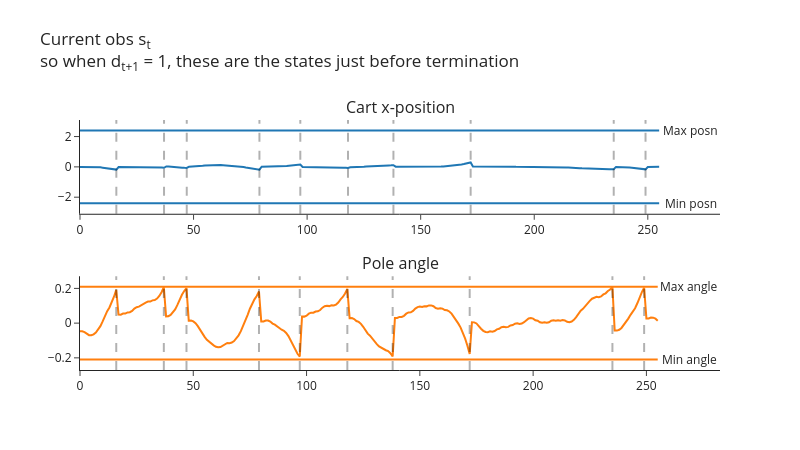
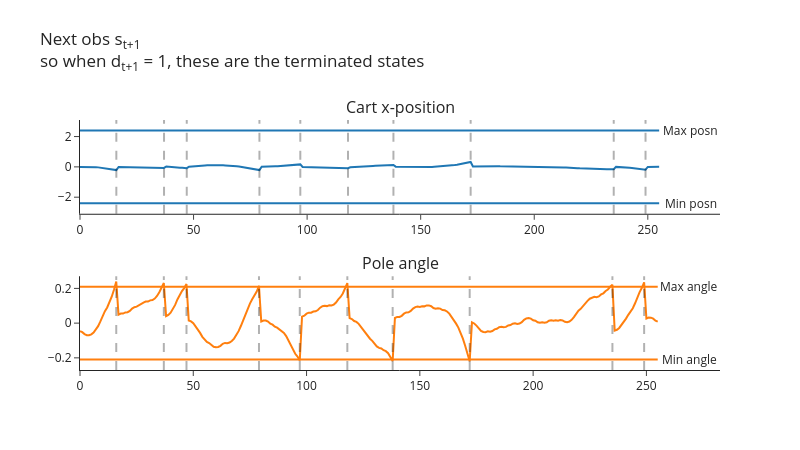
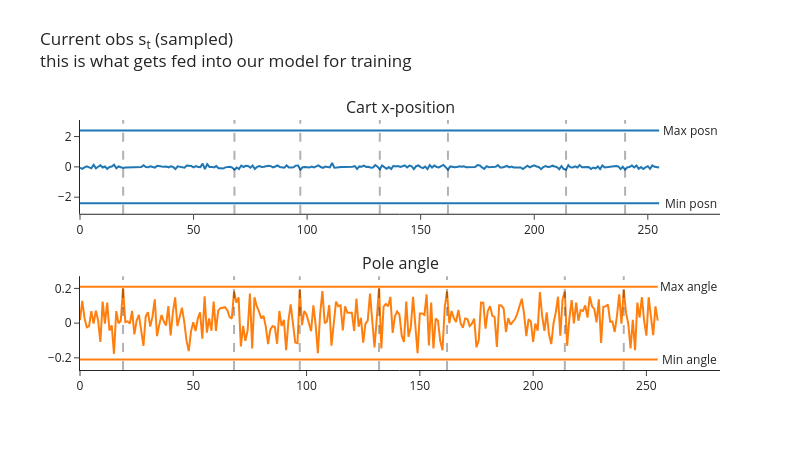

The notebook cell saved with these charts, in order:
### Markdown cell above
Next, you can run the following code to visualize your cart's position and angle, and see how these look in both the buffer and the buffer's random samples. Do the samples look correctly shuffled? Also, based on the [CartPole source code](https://github.com/Farama-Foundation/Gymnasium/blob/main/gymnasium/envs/classic_control/cartpole.py), do the angles & positions at which the cart terminates make sense? (Note, the min/max values in the table are different to the termination ranges, the latter can be found *below* the table in the docstring.)

Note that the code below uses our batched `CartPole` with `num_envs=1`, so every tensor it returns has a leading dummy batch dimension of size 1 (one row per environment).

<!-- Lastly, note how there's actually a slight epsiode mismatch between $s_t$ and $s_{t+1}$ in the plots below. The vertical lines show the values of $t$ where $d_{t+1} = 1$, so we can see that at these points $s_t$ and $s_{t+1}$ both refer to the terminated episode (they're the pre-final and final observations respectively), but immediately after these points $s_t$ refers to the terminal observation while $s_{t+1}$ refers to the first observation of the new episode. This isn't really a problem though, because we don't care what action our agent learns to take when $s_t$ is a terminal state (i.e. out of bounds). If we were being careful then we'd want to filter these terms out of our buffer, but for our purposes this week it doesn't really matter if we keep them in. -->

Lastly, note how when we terminate environments we do something slightly different. If `envs.step` results in some environments terminating, it'll actually return `next_obs` as the reset observation for the next episode. In this case, we want to use this as our starting observation for the next step, but we need to make sure we record the correct terminal observation in our buffer - we do this by extracting it from the `infos` dict, which is where it gets stored. You can see this in the plots below: the vertical lines are the values $t$ where $d_{t+1}=1$ i.e. $s_{t+1}$ is terminal, and we can see that $s_t$ is the final observation of the terminated episode while $s_{t+1}$ is the first observation of the new episode immediately after.

### Code cell
buffer = ReplayBuffer(num_envs=1, obs_shape=(4,), action_shape=(), buffer_size=256, seed=0, device=device)
envs = CartPole(num_envs=1, seed=0, device=device)
obs, infos = envs.reset()

for i in range(256):
    # Choose random actions (one per environment), and take a step in the environment
    actions = t.randint(0, envs.single_action_space.n, (envs.num_envs,), device=device)
    next_obs, rewards, terminated, truncated, infos = envs.step(actions)

    # Get `true_next_obs` by finding all environments where we terminated & replacing `next_obs`
    # with the actual terminal states (the env has already auto-reset those environments, and stored
    # the observation they ended on in `infos["final_observation"]`)
    done = terminated | truncated
    true_next_obs = next_obs.clone()
    true_next_obs[done] = infos["final_observation"][done]

    # Add experience to buffer
    buffer.add(obs, actions, rewards, terminated, true_next_obs)
    obs = next_obs

sample = buffer.sample(256)

plot_cartpole_obs_and_dones(
    buffer.obs.cpu(),
    buffer.terminated.cpu(),
    title="Current obs s<sub>t</sub><br>so when d<sub>t+1</sub> = 1, these are the states just before termination",
)

plot_cartpole_obs_and_dones(
    buffer.next_obs.cpu(),
    buffer.terminated.cpu(),
    title="Next obs s<sub>t+1</sub><br>so when d<sub>t+1</sub> = 1, these are the terminated states",
)

plot_cartpole_obs_and_dones(
    sample.obs.cpu(),
    sample.terminated.cpu(),
    title="Current obs s<sub>t</sub> (sampled)<br>this is what gets fed into our model for training",
)

### Figure 1 — Plotly figure (JSON) as saved in the notebook; plotly's stock layout.template omitted (floating-point values rounded to 4 significant figures; data arrays with more than 128 entries replaced by an {"elided": "..."} marker saying what was removed)
{"data": [{"marker": {"color": "#1F77B4"}, "mode": "lines", "name": "posn", "type": "scatter", "xaxis": "x", "y": {"elided": "256 float values"}, "yaxis": "y"}, {"marker": {"color": "#1F77B4"}, "mode": "lines", "name": "posn_min", "type": "scatter", "xaxis": "x", "y": {"elided": "256 float values"}, "yaxis": "y"}, {"marker": {"color": "#1F77B4"}, "mode": "lines", "name": "posn_max", "type": "scatter", "xaxis": "x", "y": {"elided": "256 float values"}, "yaxis": "y"}, {"marker": {"color": "#FF7F0E"}, "mode": "lines", "name": "angle", "type": "scatter", "xaxis": "x2", "y": {"elided": "256 float values"}, "yaxis": "y2"}, {"marker": {"color": "#FF7F0E"}, "mode": "lines", "name": "angle_min", "type": "scatter", "xaxis": "x2", "y": {"elided": "256 float values"}, "yaxis": "y2"}, {"marker": {"color": "#FF7F0E"}, "mode": "lines", "name": "angle_max", "type": "scatter", "xaxis": "x2", "y": {"elided": "256 float values"}, "yaxis": "y2"}], "layout": {"annotations": [{"font": {"size": 16}, "showarrow": false, "text": "Cart x-position", "x": 0.5, "xanchor": "center", "xref": "paper", "y": 1, "yanchor": "bottom", "yref": "paper"}, {"font": {"size": 16}, "showarrow": false, "text": "Pole angle", "x": 0.5, "xanchor": "center", "xref": "paper", "y": 0.375, "yanchor": "bottom", "yref": "paper"}, {"showarrow": false, "text": "Min posn", "x": 268.8, "xref": "x", "y": -2.4, "yref": "y"}, {"showarrow": false, "text": "Min angle", "x": 268.8, "xref": "x2", "y": -0.2095, "yref": "y2"}, {"showarrow": false, "text": "Max posn", "x": 268.8, "xref": "x", "y": 2.4, "yref": "y"}, {"showarrow": false, "text": "Max angle", "x": 268.8, "xref": "x2", "y": 0.2095, "yref": "y2"}], "height": 450, "hovermode": "x unified", "margin": {"t": 120}, "shapes": [{"line": {"color": "black", "dash": "dash", "width": 2}, "type": "line", "x0": 16, "x1": 16, "xref": "x", "y0": 0, "y1": 1, "yref": "y domain"}, {"line": {"color": "black", "dash": "dash", "width": 2}, "type": "line", "x0": 37, "x1": 37, "xref": "x", "y0": 0, "y1": 1, "yref": "y domain"}, {"line": {"color": "black", "dash": "dash", "width": 2}, "type": "line", "x0": 47, "x1": 47, "xref": "x", "y0": 0, "y1": 1, "yref": "y domain"}, {"line": {"color": "black", "dash": "dash", "width": 2}, "type": "line", "x0": 79, "x1": 79, "xref": "x", "y0": 0, "y1": 1, "yref": "y domain"}, {"line": {"color": "black", "dash": "dash", "width": 2}, "type": "line", "x0": 97, "x1": 97, "xref": "x", "y0": 0, "y1": 1, "yref": "y domain"}, {"line": {"color": "black", "dash": "dash", "width": 2}, "type": "line", "x0": 118, "x1": 118, "xref": "x", "y0": 0, "y1": 1, "yref": "y domain"}, {"line": {"color": "black", "dash": "dash", "width": 2}, "type": "line", "x0": 138, "x1": 138, "xref": "x", "y0": 0, "y1": 1, "yref": "y domain"}, {"line": {"color": "black", "dash": "dash", "width": 2}, "type": "line", "x0": 172, "x1": 172, "xref": "x", "y0": 0, "y1": 1, "yref": "y domain"}, {"line": {"color": "black", "dash": "dash", "width": 2}, "type": "line", "x0": 235, "x1": 235, "xref": "x", "y0": 0, "y1": 1, "yref": "y domain"}, {"line": {"color": "black", "dash": "dash", "width": 2}, "type": "line", "x0": 249, "x1": 249, "xref": "x", "y0": 0, "y1": 1, "yref": "y domain"}, {"line": {"color": "black", "dash": "dash", "width": 2}, "type": "line", "x0": 16, "x1": 16, "xref": "x2", "y0": 0, "y1": 1, "yref": "y2 domain"}, {"line": {"color": "black", "dash": "dash", "width": 2}, "type": "line", "x0": 37, "x1": 37, "xref": "x2", "y0": 0, "y1": 1, "yref": "y2 domain"}, {"line": {"color": "black", "dash": "dash", "width": 2}, "type": "line", "x0": 47, "x1": 47, "xref": "x2", "y0": 0, "y1": 1, "yref": "y2 domain"}, {"line": {"color": "black", "dash": "dash", "width": 2}, "type": "line", "x0": 79, "x1": 79, "xref": "x2", "y0": 0, "y1": 1, "yref": "y2 domain"}, {"line": {"color": "black", "dash": "dash", "width": 2}, "type": "line", "x0": 97, "x1": 97, "xref": "x2", "y0": 0, "y1": 1, "yref": "y2 domain"}, {"line": {"color": "black", "dash": "dash", "width": 2}, "type": "line", "x0": 118, "x1": 118, "xref": "x2", "y0": 0, "y1": 1, "yref": "y2 domain"}, {"line": {"color": "black", "dash": "dash", "width": 2}, "type": "line", "x0": 138, "x1": 138, "xref": "x2", "y0": 0, "y1": 1, "yref": "y2 domain"}, {"line": {"color": "black", "dash": "dash", "width": 2}, "type": "line", "x0": 172, "x1": 172, "xref": "x2", "y0": 0, "y1": 1, "yref": "y2 domain"}, {"line": {"color": "black", "dash": "dash", "width": 2}, "type": "line", "x0": 235, "x1": 235, "xref": "x2", "y0": 0, "y1": 1, "yref": "y2 domain"}, {"line": {"color": "black", "dash": "dash", "width": 2}, "type": "line", "x0": 249, "x1": 249, "xref": "x2", "y0": 0, "y1": 1, "yref": "y2 domain"}], "showlegend": false, "title": {"text": "Current obs s<sub>t</sub><br>so when d<sub>t+1</sub> = 1, these are the states just before termination", "y": 0.9}, "width": 800, "xaxis": {"anchor": "y", "domain": [0, 1]}, "xaxis2": {"anchor": "y2", "domain": [0, 1]}, "yaxis": {"anchor": "x", "domain": [0.625, 1]}, "yaxis2": {"anchor": "x2", "domain": [0, 0.375]}}}

### Figure 2 — Plotly figure (JSON) as saved in the notebook; plotly's stock layout.template omitted (floating-point values rounded to 4 significant figures; data arrays with more than 128 entries replaced by an {"elided": "..."} marker saying what was removed)
{"data": [{"marker": {"color": "#1F77B4"}, "mode": "lines", "name": "posn", "type": "scatter", "xaxis": "x", "y": {"elided": "256 float values"}, "yaxis": "y"}, {"marker": {"color": "#1F77B4"}, "mode": "lines", "name": "posn_min", "type": "scatter", "xaxis": "x", "y": {"elided": "256 float values"}, "yaxis": "y"}, {"marker": {"color": "#1F77B4"}, "mode": "lines", "name": "posn_max", "type": "scatter", "xaxis": "x", "y": {"elided": "256 float values"}, "yaxis": "y"}, {"marker": {"color": "#FF7F0E"}, "mode": "lines", "name": "angle", "type": "scatter", "xaxis": "x2", "y": {"elided": "256 float values"}, "yaxis": "y2"}, {"marker": {"color": "#FF7F0E"}, "mode": "lines", "name": "angle_min", "type": "scatter", "xaxis": "x2", "y": {"elided": "256 float values"}, "yaxis": "y2"}, {"marker": {"color": "#FF7F0E"}, "mode": "lines", "name": "angle_max", "type": "scatter", "xaxis": "x2", "y": {"elided": "256 float values"}, "yaxis": "y2"}], "layout": {"annotations": [{"font": {"size": 16}, "showarrow": false, "text": "Cart x-position", "x": 0.5, "xanchor": "center", "xref": "paper", "y": 1, "yanchor": "bottom", "yref": "paper"}, {"font": {"size": 16}, "showarrow": false, "text": "Pole angle", "x": 0.5, "xanchor": "center", "xref": "paper", "y": 0.375, "yanchor": "bottom", "yref": "paper"}, {"showarrow": false, "text": "Min posn", "x": 268.8, "xref": "x", "y": -2.4, "yref": "y"}, {"showarrow": false, "text": "Min angle", "x": 268.8, "xref": "x2", "y": -0.2095, "yref": "y2"}, {"showarrow": false, "text": "Max posn", "x": 268.8, "xref": "x", "y": 2.4, "yref": "y"}, {"showarrow": false, "text": "Max angle", "x": 268.8, "xref": "x2", "y": 0.2095, "yref": "y2"}], "height": 450, "hovermode": "x unified", "margin": {"t": 120}, "shapes": [{"line": {"color": "black", "dash": "dash", "width": 2}, "type": "line", "x0": 16, "x1": 16, "xref": "x", "y0": 0, "y1": 1, "yref": "y domain"}, {"line": {"color": "black", "dash": "dash", "width": 2}, "type": "line", "x0": 37, "x1": 37, "xref": "x", "y0": 0, "y1": 1, "yref": "y domain"}, {"line": {"color": "black", "dash": "dash", "width": 2}, "type": "line", "x0": 47, "x1": 47, "xref": "x", "y0": 0, "y1": 1, "yref": "y domain"}, {"line": {"color": "black", "dash": "dash", "width": 2}, "type": "line", "x0": 79, "x1": 79, "xref": "x", "y0": 0, "y1": 1, "yref": "y domain"}, {"line": {"color": "black", "dash": "dash", "width": 2}, "type": "line", "x0": 97, "x1": 97, "xref": "x", "y0": 0, "y1": 1, "yref": "y domain"}, {"line": {"color": "black", "dash": "dash", "width": 2}, "type": "line", "x0": 118, "x1": 118, "xref": "x", "y0": 0, "y1": 1, "yref": "y domain"}, {"line": {"color": "black", "dash": "dash", "width": 2}, "type": "line", "x0": 138, "x1": 138, "xref": "x", "y0": 0, "y1": 1, "yref": "y domain"}, {"line": {"color": "black", "dash": "dash", "width": 2}, "type": "line", "x0": 172, "x1": 172, "xref": "x", "y0": 0, "y1": 1, "yref": "y domain"}, {"line": {"color": "black", "dash": "dash", "width": 2}, "type": "line", "x0": 235, "x1": 235, "xref": "x", "y0": 0, "y1": 1, "yref": "y domain"}, {"line": {"color": "black", "dash": "dash", "width": 2}, "type": "line", "x0": 249, "x1": 249, "xref": "x", "y0": 0, "y1": 1, "yref": "y domain"}, {"line": {"color": "black", "dash": "dash", "width": 2}, "type": "line", "x0": 16, "x1": 16, "xref": "x2", "y0": 0, "y1": 1, "yref": "y2 domain"}, {"line": {"color": "black", "dash": "dash", "width": 2}, "type": "line", "x0": 37, "x1": 37, "xref": "x2", "y0": 0, "y1": 1, "yref": "y2 domain"}, {"line": {"color": "black", "dash": "dash", "width": 2}, "type": "line", "x0": 47, "x1": 47, "xref": "x2", "y0": 0, "y1": 1, "yref": "y2 domain"}, {"line": {"color": "black", "dash": "dash", "width": 2}, "type": "line", "x0": 79, "x1": 79, "xref": "x2", "y0": 0, "y1": 1, "yref": "y2 domain"}, {"line": {"color": "black", "dash": "dash", "width": 2}, "type": "line", "x0": 97, "x1": 97, "xref": "x2", "y0": 0, "y1": 1, "yref": "y2 domain"}, {"line": {"color": "black", "dash": "dash", "width": 2}, "type": "line", "x0": 118, "x1": 118, "xref": "x2", "y0": 0, "y1": 1, "yref": "y2 domain"}, {"line": {"color": "black", "dash": "dash", "width": 2}, "type": "line", "x0": 138, "x1": 138, "xref": "x2", "y0": 0, "y1": 1, "yref": "y2 domain"}, {"line": {"color": "black", "dash": "dash", "width": 2}, "type": "line", "x0": 172, "x1": 172, "xref": "x2", "y0": 0, "y1": 1, "yref": "y2 domain"}, {"line": {"color": "black", "dash": "dash", "width": 2}, "type": "line", "x0": 235, "x1": 235, "xref": "x2", "y0": 0, "y1": 1, "yref": "y2 domain"}, {"line": {"color": "black", "dash": "dash", "width": 2}, "type": "line", "x0": 249, "x1": 249, "xref": "x2", "y0": 0, "y1": 1, "yref": "y2 domain"}], "showlegend": false, "title": {"text": "Next obs s<sub>t+1</sub><br>so when d<sub>t+1</sub> = 1, these are the terminated states", "y": 0.9}, "width": 800, "xaxis": {"anchor": "y", "domain": [0, 1]}, "xaxis2": {"anchor": "y2", "domain": [0, 1]}, "yaxis": {"anchor": "x", "domain": [0.625, 1]}, "yaxis2": {"anchor": "x2", "domain": [0, 0.375]}}}

### Figure 3 — Plotly figure (JSON) as saved in the notebook; plotly's stock layout.template omitted (floating-point values rounded to 4 significant figures; data arrays with more than 128 entries replaced by an {"elided": "..."} marker saying what was removed)
{"data": [{"marker": {"color": "#1F77B4"}, "mode": "lines", "name": "posn", "type": "scatter", "xaxis": "x", "y": {"elided": "256 float values"}, "yaxis": "y"}, {"marker": {"color": "#1F77B4"}, "mode": "lines", "name": "posn_min", "type": "scatter", "xaxis": "x", "y": {"elided": "256 float values"}, "yaxis": "y"}, {"marker": {"color": "#1F77B4"}, "mode": "lines", "name": "posn_max", "type": "scatter", "xaxis": "x", "y": {"elided": "256 float values"}, "yaxis": "y"}, {"marker": {"color": "#FF7F0E"}, "mode": "lines", "name": "angle", "type": "scatter", "xaxis": "x2", "y": {"elided": "256 float values"}, "yaxis": "y2"}, {"marker": {"color": "#FF7F0E"}, "mode": "lines", "name": "angle_min", "type": "scatter", "xaxis": "x2", "y": {"elided": "256 float values"}, "yaxis": "y2"}, {"marker": {"color": "#FF7F0E"}, "mode": "lines", "name": "angle_max", "type": "scatter", "xaxis": "x2", "y": {"elided": "256 float values"}, "yaxis": "y2"}], "layout": {"annotations": [{"font": {"size": 16}, "showarrow": false, "text": "Cart x-position", "x": 0.5, "xanchor": "center", "xref": "paper", "y": 1, "yanchor": "bottom", "yref": "paper"}, {"font": {"size": 16}, "showarrow": false, "text": "Pole angle", "x": 0.5, "xanchor": "center", "xref": "paper", "y": 0.375, "yanchor": "bottom", "yref": "paper"}, {"showarrow": false, "text": "Min posn", "x": 268.8, "xref": "x", "y": -2.4, "yref": "y"}, {"showarrow": false, "text": "Min angle", "x": 268.8, "xref": "x2", "y": -0.2095, "yref": "y2"}, {"showarrow": false, "text": "Max posn", "x": 268.8, "xref": "x", "y": 2.4, "yref": "y"}, {"showarrow": false, "text": "Max angle", "x": 268.8, "xref": "x2", "y": 0.2095, "yref": "y2"}], "height": 450, "hovermode": "x unified", "margin": {"t": 120}, "shapes": [{"line": {"color": "black", "dash": "dash", "width": 2}, "type": "line", "x0": 19, "x1": 19, "xref": "x", "y0": 0, "y1": 1, "yref": "y domain"}, {"line": {"color": "black", "dash": "dash", "width": 2}, "type": "line", "x0": 68, "x1": 68, "xref": "x", "y0": 0, "y1": 1, "yref": "y domain"}, {"line": {"color": "black", "dash": "dash", "width": 2}, "type": "line", "x0": 97, "x1": 97, "xref": "x", "y0": 0, "y1": 1, "yref": "y domain"}, {"line": {"color": "black", "dash": "dash", "width": 2}, "type": "line", "x0": 132, "x1": 132, "xref": "x", "y0": 0, "y1": 1, "yref": "y domain"}, {"line": {"color": "black", "dash": "dash", "width": 2}, "type": "line", "x0": 162, "x1": 162, "xref": "x", "y0": 0, "y1": 1, "yref": "y domain"}, {"line": {"color": "black", "dash": "dash", "width": 2}, "type": "line", "x0": 214, "x1": 214, "xref": "x", "y0": 0, "y1": 1, "yref": "y domain"}, {"line": {"color": "black", "dash": "dash", "width": 2}, "type": "line", "x0": 240, "x1": 240, "xref": "x", "y0": 0, "y1": 1, "yref": "y domain"}, {"line": {"color": "black", "dash": "dash", "width": 2}, "type": "line", "x0": 19, "x1": 19, "xref": "x2", "y0": 0, "y1": 1, "yref": "y2 domain"}, {"line": {"color": "black", "dash": "dash", "width": 2}, "type": "line", "x0": 68, "x1": 68, "xref": "x2", "y0": 0, "y1": 1, "yref": "y2 domain"}, {"line": {"color": "black", "dash": "dash", "width": 2}, "type": "line", "x0": 97, "x1": 97, "xref": "x2", "y0": 0, "y1": 1, "yref": "y2 domain"}, {"line": {"color": "black", "dash": "dash", "width": 2}, "type": "line", "x0": 132, "x1": 132, "xref": "x2", "y0": 0, "y1": 1, "yref": "y2 domain"}, {"line": {"color": "black", "dash": "dash", "width": 2}, "type": "line", "x0": 162, "x1": 162, "xref": "x2", "y0": 0, "y1": 1, "yref": "y2 domain"}, {"line": {"color": "black", "dash": "dash", "width": 2}, "type": "line", "x0": 214, "x1": 214, "xref": "x2", "y0": 0, "y1": 1, "yref": "y2 domain"}, {"line": {"color": "black", "dash": "dash", "width": 2}, "type": "line", "x0": 240, "x1": 240, "xref": "x2", "y0": 0, "y1": 1, "yref": "y2 domain"}], "showlegend": false, "title": {"text": "Current obs s<sub>t</sub> (sampled)<br>this is what gets fed into our model for training", "y": 0.9}, "width": 800, "xaxis": {"anchor": "y", "domain": [0, 1]}, "xaxis2": {"anchor": "y2", "domain": [0, 1]}, "yaxis": {"anchor": "x", "domain": [0.625, 1]}, "yaxis2": {"anchor": "x2", "domain": [0, 0.375]}}}
